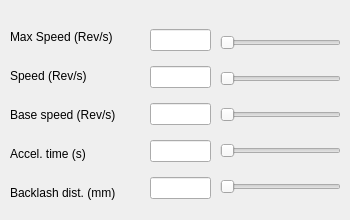
    <widget class="QWidget" name="tab_2">
     <attribute name="title">
      <string>Kinematics</string>
     </attribute>
     <widget class="QWidget" name="layoutWidget">
      <property name="geometry">
       <rect>
        <x>10</x>
        <y>20</y>
        <width>133</width>
        <height>189</height>
       </rect>
      </property>
      <layout class="QVBoxLayout" name="verticalLayout_3">
       <item>
        <widget class="QLabel" name="label_17">
         <property name="text">
          <string>Max Speed (Rev/s)</string>
         </property>
        </widget>
       </item>
       <item>
        <widget class="QLabel" name="label_18">
         <property name="text">
          <string>Speed (Rev/s)</string>
         </property>
        </widget>
       </item>
       <item>
        <widget class="QLabel" name="label_19">
         <property name="text">
          <string>Base speed (Rev/s)</string>
         </property>
        </widget>
       </item>
       <item>
        <widget class="QLabel" name="label_20">
         <property name="text">
          <string>Accel. time (s)</string>
         </property>
        </widget>
       </item>
       <item>
        <widget class="QLabel" name="label_21">
         <property name="text">
          <string>Backlash dist. (mm)</string>
         </property>
        </widget>
       </item>
      </layout>
     </widget>
     <widget class="QWidget" name="layoutWidget_2">
      <property name="geometry">
       <rect>
        <x>150</x>
        <y>20</y>
        <width>61</width>
        <height>191</height>
       </rect>
      </property>
      <layout class="QVBoxLayout" name="verticalLayout_4">
       <item>
        <widget class="QELineEdit" name="maxSpeed_disp">
         <property name="variable" stdset="0">
          <string>MyMotor:m1.SMAX</string>
         </property>
         <property name="displayAlarmStateOption" stdset="0">
          <enum>QEGenericEdit::Never</enum>
         </property>
        </widget>
       </item>
       <item>
        <widget class="QELineEdit" name="speed_disp">
         <property name="variable" stdset="0">
          <string>MyMotor:m1.S</string>
         </property>
         <property name="displayAlarmStateOption" stdset="0">
          <enum>QEGenericEdit::Never</enum>
         </property>
        </widget>
       </item>
       <item>
        <widget class="QELineEdit" name="baseSpeed_disp">
         <property name="variable" stdset="0">
          <string>MyMotor:m1.SBAS</string>
         </property>
         <property name="displayAlarmStateOption" stdset="0">
          <enum>QEGenericEdit::Never</enum>
         </property>
        </widget>
       </item>
       <item>
        <widget class="QELineEdit" name="accelTime_disp">
         <property name="variable" stdset="0">
          <string>MyMotor:m1.ACCL</string>
         </property>
         <property name="displayAlarmStateOption" stdset="0">
          <enum>QEGenericEdit::Never</enum>
         </property>
        </widget>
       </item>
       <item>
        <widget class="QELineEdit" name="backlashDist_disp">
         <property name="variable" stdset="0">
          <string>MyMotor:m1.BDST</string>
         </property>
         <property name="displayAlarmStateOption" stdset="0">
          <enum>QEGenericEdit::Never</enum>
         </property>
        </widget>
       </item>
      </layout>
     </widget>
     <widget class="QWidget" name="layoutWidget_3">
      <property name="geometry">
       <rect>
        <x>220</x>
        <y>20</y>
        <width>121</width>
        <height>191</height>
       </rect>
      </property>
      <layout class="QVBoxLayout" name="verticalLayout_5">
       <item>
        <widget class="QSlider" name="maxSpeed_Slider">
         <property name="maximum">
          <number>100</number>
         </property>
         <property name="singleStep">
          <number>1</number>
         </property>
         <property name="orientation">
          <enum>Qt::Horizontal</enum>
         </property>
        </widget>
       </item>
       <item>
        <widget class="QSlider" name="speed_Slider">
         <property name="maximum">
          <number>100</number>
         </property>
         <property name="orientation">
          <enum>Qt::Horizontal</enum>
         </property>
        </widget>
       </item>
       <item>
        <widget class="QSlider" name="baseSpeed_Slider">
         <property name="maximum">
          <number>100</number>
         </property>
         <property name="orientation">
          <enum>Qt::Horizontal</enum>
         </property>
        </widget>
       </item>
       <item>
        <widget class="QSlider" name="accelTime_Slider">
         <property name="maximum">
          <number>100</number>
         </property>
         <property name="orientation">
          <enum>Qt::Horizontal</enum>
         </property>
        </widget>
       </item>
       <item>
        <widget class="QSlider" name="backlashDist_Slider">
         <property name="maximum">
          <number>100</number>
         </property>
         <property name="orientation">
          <enum>Qt::Horizontal</enum>
         </property>
        </widget>
       </item>
      </layout>
     </widget>
    </widget>
